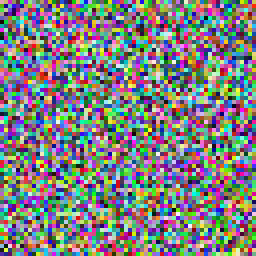
#> input picture .temp/mkrshift_presave_img_000_38a579db64.png, 64 x 64 px (shown 4 times larger)
$ python -i xprocess.py   (imports and definitions only)
#> lines starting #> are read from the running program, lines starting #| are printed output that depends on the picture
import math
from dataclasses import dataclass, replace
from typing import Optional

import numpy as np
from PIL import Image, ImageEnhance, ImageFilter, ImageOps
import torch

from .categories import FX_PHOTO, FX_STYLIZE
from .xshared import mask_to_batch as _mask_to_batch, to_image_batch as _to_image_batch


@dataclass(frozen=True)
class ProcessSettings:
    exposure: float
    contrast: float
    saturation: float
    pixelate_size: int
    posterize_bits: int
    halftone_strength: float
    halftone_size: int
    film_grain_strength: float
    film_grain_size: float
    film_grain_seed: int
    vignette_strength: float
    vignette_roundness: float
    fractal_strength: float
    fractal_scale: float
    fractal_octaves: int
    fractal_seed: int
    bokeh_strength: float
    bokeh_radius: float
    bokeh_threshold: float
    rgb_shift_x: int
    rgb_shift_y: int
    prismatic_strength: float
    prismatic_distance: float
    prismatic_angle: float
    bloom_strength: float
    bloom_radius: float
    bloom_threshold: float
    blur_radius: float
    sharpen: float


def _pil_from_rgb_float(rgb: np.ndarray) -> Image.Image:
    rgb_u8 = np.clip(rgb * 255.0, 0.0, 255.0).astype(np.uint8)
    return Image.fromarray(rgb_u8, mode="RGB")


def _rgb_float_from_pil(image: Image.Image) -> np.ndarray:
    return np.asarray(image.convert("RGB"), dtype=np.float32) / 255.0


# [197 lines left out: functions _shift_2d_clamped, _centered_xy_grid, _value_noise, _fractal_noise, _apply_effects, not called in this run]


_DEFAULT_PROCESS_SETTINGS = ProcessSettings(
    exposure=0.0,
    contrast=1.0,
    saturation=1.0,
    pixelate_size=1,
    posterize_bits=8,
    halftone_strength=0.0,
    halftone_size=8,
    film_grain_strength=0.0,
    film_grain_size=32.0,
    film_grain_seed=42,
    vignette_strength=0.0,
    vignette_roundness=1.2,
    fractal_strength=0.0,
    fractal_scale=96.0,
    fractal_octaves=4,
    fractal_seed=23,
    bokeh_strength=0.0,
    bokeh_radius=10.0,
    bokeh_threshold=0.72,
    rgb_shift_x=0,
    rgb_shift_y=0,
    prismatic_strength=0.0,
    prismatic_distance=5.0,
    prismatic_angle=25.0,
    bloom_strength=0.0,
    bloom_radius=14.0,
    bloom_threshold=0.7,
    blur_radius=0.0,
    sharpen=0.0,
)


def _with_settings(**overrides) -> ProcessSettings:
    return replace(_DEFAULT_PROCESS_SETTINGS, **overrides)


# [68 lines left out: functions _mask_required_inputs, _apply_settings_to_batch, _run_effect_node, not called in this run]


_PIXEL_DOWNSAMPLE_MODES = {
    "box": Image.Resampling.BOX,
    "bilinear": Image.Resampling.BILINEAR,
    "bicubic": Image.Resampling.BICUBIC,
    "nearest": Image.Resampling.NEAREST,
    "hamming": Image.Resampling.HAMMING,
    "lanczos": Image.Resampling.LANCZOS,
}
_PIXEL_UPSAMPLE_MODES = {
    "nearest": Image.Resampling.NEAREST,
    "bilinear": Image.Resampling.BILINEAR,
    "bicubic": Image.Resampling.BICUBIC,
}


# [114 lines left out: functions _pixelate_rgb, _run_pixelate_node, not called in this run]


# [50 lines that did not run here, left out]


# [50 lines that did not run here, left out]


# [55 lines that did not run here, left out]


# [58 lines that did not run here, left out]


# [54 lines that did not run here, left out]


# [50 lines that did not run here, left out]


# [50 lines that did not run here, left out]


# [58 lines that did not run here, left out]


# [43 lines that did not run here, left out]

>>> import cv2
>>> picture = cv2.imread('.temp/mkrshift_presave_img_000_38a579db64.png', cv2.IMREAD_GRAYSCALE)
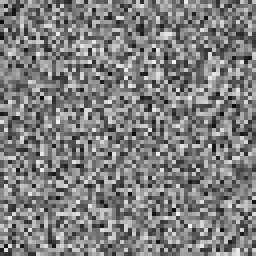
#> picture: shape (64, 64) (shown 4 times larger); min 9, max 244, mean 126.4
#> (the run stopped early here; a loop or call above may not have finished)

$ run again, on .temp/mkrshift_presave_img_000_3f93a4834c.png
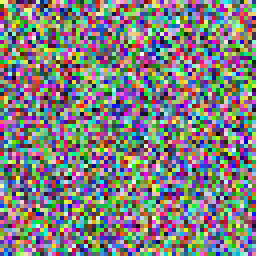
#> input picture .temp/mkrshift_presave_img_000_3f93a4834c.png, 64 x 64 px (shown 4 times larger)
#> `picture = cv2.imread('.temp/mkrshift_presave_img_000_38a579db64.png', ..`:
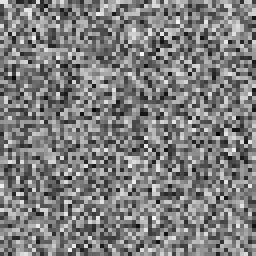
#> picture: shape (64, 64) (shown 4 times larger); min 4, max 248, mean 126.3

$ run again, on .temp/mkrshift_presave_img_000_803c5fca29.png
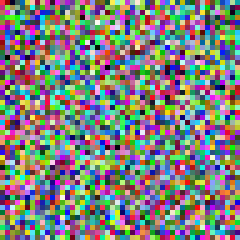
#> input picture .temp/mkrshift_presave_img_000_803c5fca29.png, 48 x 48 px (shown 5 times larger)
#> `picture = cv2.imread('.temp/mkrshift_presave_img_000_38a579db64.png', ..`:
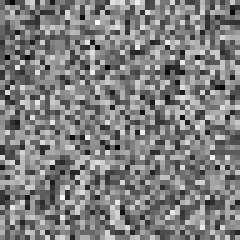
#> picture: shape (48, 48) (shown 5 times larger); min 3, max 249, mean 126.6

$ run again, on .temp/mkrshift_presave_img_001_28234ab046.png
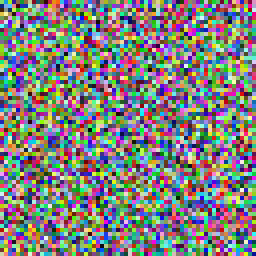
#> input picture .temp/mkrshift_presave_img_001_28234ab046.png, 64 x 64 px (shown 4 times larger)
#> `picture = cv2.imread('.temp/mkrshift_presave_img_000_38a579db64.png', ..`:
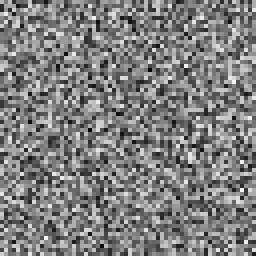
#> picture: shape (64, 64) (shown 4 times larger); min 1, max 245, mean 126.8
